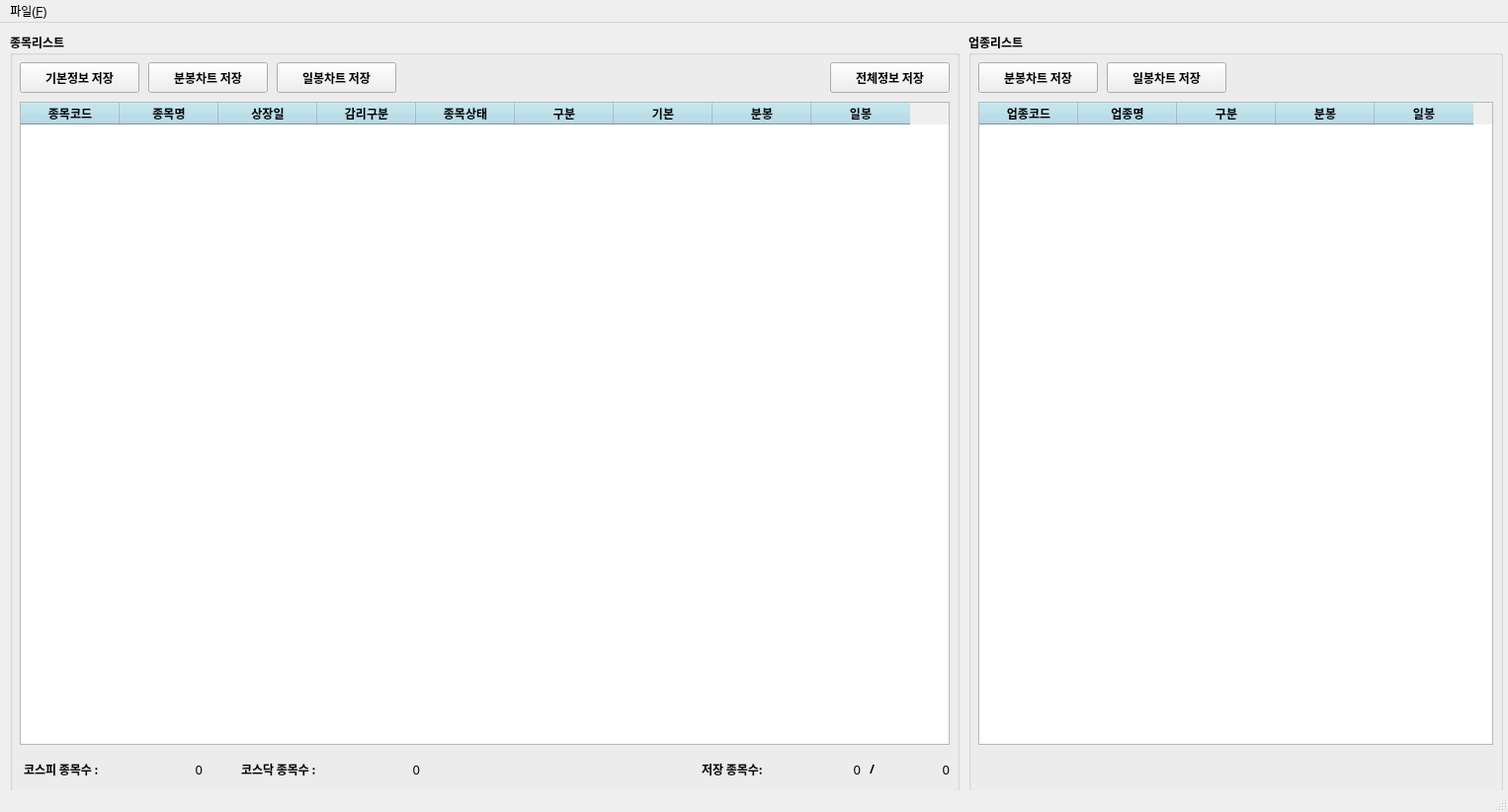
<?xml version="1.0" encoding="UTF-8"?>
<ui version="4.0">
 <class>MainWindow</class>
 <widget class="QMainWindow" name="MainWindow">
  <property name="geometry">
   <rect>
    <x>0</x>
    <y>0</y>
    <width>1526</width>
    <height>822</height>
   </rect>
  </property>
  <property name="sizePolicy">
   <sizepolicy hsizetype="Fixed" vsizetype="Fixed">
    <horstretch>0</horstretch>
    <verstretch>0</verstretch>
   </sizepolicy>
  </property>
  <property name="minimumSize">
   <size>
    <width>1526</width>
    <height>822</height>
   </size>
  </property>
  <property name="maximumSize">
   <size>
    <width>1526</width>
    <height>822</height>
   </size>
  </property>
  <property name="windowTitle">
   <string>주식시장 DB 관리</string>
  </property>
  <property name="windowIcon">
   <iconset>
    <normaloff>../../../Users/user/.designer/backup/ArtificialIntelligence.png</normaloff>../../../Users/user/.designer/backup/ArtificialIntelligence.png</iconset>
  </property>
  <widget class="QWidget" name="centralwidget">
   <widget class="QGroupBox" name="groupBox">
    <property name="geometry">
     <rect>
      <x>10</x>
      <y>10</y>
      <width>961</width>
      <height>771</height>
     </rect>
    </property>
    <property name="font">
     <font>
      <family>Agency FB</family>
      <weight>75</weight>
      <bold>true</bold>
     </font>
    </property>
    <property name="title">
     <string>종목리스트</string>
    </property>
    <widget class="QTableWidget" name="marketTable">
     <property name="geometry">
      <rect>
       <x>10</x>
       <y>70</y>
       <width>941</width>
       <height>651</height>
      </rect>
     </property>
     <property name="styleSheet">
      <string notr="true">QHeaderView::section
{
background-color:lightblue;
}</string>
     </property>
     <property name="selectionMode">
      <enum>QAbstractItemView::SingleSelection</enum>
     </property>
     <property name="selectionBehavior">
      <enum>QAbstractItemView::SelectRows</enum>
     </property>
     <attribute name="verticalHeaderVisible">
      <bool>false</bool>
     </attribute>
     <column>
      <property name="text">
       <string>종목코드</string>
      </property>
     </column>
     <column>
      <property name="text">
       <string>종목명</string>
      </property>
     </column>
     <column>
      <property name="text">
       <string>상장일</string>
      </property>
     </column>
     <column>
      <property name="text">
       <string>감리구분</string>
      </property>
     </column>
     <column>
      <property name="text">
       <string>종목상태</string>
      </property>
     </column>
     <column>
      <property name="text">
       <string>구분</string>
      </property>
     </column>
     <column>
      <property name="text">
       <string>기본</string>
      </property>
     </column>
     <column>
      <property name="text">
       <string>분봉</string>
      </property>
     </column>
     <column>
      <property name="text">
       <string>일봉</string>
      </property>
     </column>
    </widget>
    <widget class="QLabel" name="label_2">
     <property name="geometry">
      <rect>
       <x>700</x>
       <y>730</y>
       <width>91</width>
       <height>31</height>
      </rect>
     </property>
     <property name="font">
      <font>
       <weight>75</weight>
       <bold>true</bold>
      </font>
     </property>
     <property name="text">
      <string>저장 종목수:</string>
     </property>
    </widget>
    <widget class="QLabel" name="totalcntLabel">
     <property name="geometry">
      <rect>
       <x>880</x>
       <y>730</y>
       <width>71</width>
       <height>31</height>
      </rect>
     </property>
     <property name="font">
      <font>
       <family>맑은 고딕</family>
       <pointsize>10</pointsize>
       <weight>50</weight>
       <bold>false</bold>
      </font>
     </property>
     <property name="text">
      <string>0</string>
     </property>
     <property name="alignment">
      <set>Qt::AlignRight|Qt::AlignTrailing|Qt::AlignVCenter</set>
     </property>
    </widget>
    <widget class="QLabel" name="label_3">
     <property name="geometry">
      <rect>
       <x>14</x>
       <y>730</y>
       <width>111</width>
       <height>31</height>
      </rect>
     </property>
     <property name="font">
      <font>
       <weight>75</weight>
       <bold>true</bold>
      </font>
     </property>
     <property name="text">
      <string>코스피 종목수 :</string>
     </property>
    </widget>
    <widget class="QLabel" name="kospicntLabel">
     <property name="geometry">
      <rect>
       <x>124</x>
       <y>730</y>
       <width>71</width>
       <height>31</height>
      </rect>
     </property>
     <property name="font">
      <font>
       <family>맑은 고딕</family>
       <pointsize>10</pointsize>
       <weight>50</weight>
       <bold>false</bold>
      </font>
     </property>
     <property name="text">
      <string>0</string>
     </property>
     <property name="alignment">
      <set>Qt::AlignRight|Qt::AlignTrailing|Qt::AlignVCenter</set>
     </property>
    </widget>
    <widget class="QLabel" name="kosdaqcntLabel">
     <property name="geometry">
      <rect>
       <x>344</x>
       <y>730</y>
       <width>71</width>
       <height>31</height>
      </rect>
     </property>
     <property name="font">
      <font>
       <family>맑은 고딕</family>
       <pointsize>10</pointsize>
       <weight>50</weight>
       <bold>false</bold>
      </font>
     </property>
     <property name="text">
      <string>0</string>
     </property>
     <property name="alignment">
      <set>Qt::AlignRight|Qt::AlignTrailing|Qt::AlignVCenter</set>
     </property>
    </widget>
    <widget class="QLabel" name="label_4">
     <property name="geometry">
      <rect>
       <x>234</x>
       <y>730</y>
       <width>111</width>
       <height>31</height>
      </rect>
     </property>
     <property name="font">
      <font>
       <weight>75</weight>
       <bold>true</bold>
      </font>
     </property>
     <property name="text">
      <string>코스닥 종목수 :</string>
     </property>
    </widget>
    <widget class="QPushButton" name="save_stocks_infoPushButton">
     <property name="geometry">
      <rect>
       <x>10</x>
       <y>30</y>
       <width>121</width>
       <height>31</height>
      </rect>
     </property>
     <property name="text">
      <string>기본정보 저장</string>
     </property>
    </widget>
    <widget class="QLabel" name="label_5">
     <property name="geometry">
      <rect>
       <x>870</x>
       <y>730</y>
       <width>16</width>
       <height>31</height>
      </rect>
     </property>
     <property name="font">
      <font>
       <weight>75</weight>
       <bold>true</bold>
      </font>
     </property>
     <property name="text">
      <string>/</string>
     </property>
    </widget>
    <widget class="QLabel" name="savedcntLabel">
     <property name="geometry">
      <rect>
       <x>790</x>
       <y>730</y>
       <width>71</width>
       <height>31</height>
      </rect>
     </property>
     <property name="font">
      <font>
       <family>맑은 고딕</family>
       <pointsize>10</pointsize>
       <weight>50</weight>
       <bold>false</bold>
      </font>
     </property>
     <property name="text">
      <string>0</string>
     </property>
     <property name="alignment">
      <set>Qt::AlignRight|Qt::AlignTrailing|Qt::AlignVCenter</set>
     </property>
    </widget>
    <widget class="QPushButton" name="save_stocks_min_chartPushButton">
     <property name="enabled">
      <bool>true</bool>
     </property>
     <property name="geometry">
      <rect>
       <x>140</x>
       <y>30</y>
       <width>121</width>
       <height>31</height>
      </rect>
     </property>
     <property name="text">
      <string>분봉차트 저장</string>
     </property>
    </widget>
    <widget class="QPushButton" name="save_stocks_day_chartPushButton">
     <property name="geometry">
      <rect>
       <x>270</x>
       <y>30</y>
       <width>121</width>
       <height>31</height>
      </rect>
     </property>
     <property name="text">
      <string>일봉차트 저장</string>
     </property>
    </widget>
    <widget class="QPushButton" name="save_allPushButton">
     <property name="geometry">
      <rect>
       <x>830</x>
       <y>30</y>
       <width>121</width>
       <height>31</height>
      </rect>
     </property>
     <property name="text">
      <string>전체정보 저장</string>
     </property>
    </widget>
   </widget>
   <widget class="QGroupBox" name="groupBox_2">
    <property name="geometry">
     <rect>
      <x>980</x>
      <y>10</y>
      <width>541</width>
      <height>771</height>
     </rect>
    </property>
    <property name="font">
     <font>
      <family>Agency FB</family>
      <weight>75</weight>
      <bold>true</bold>
     </font>
    </property>
    <property name="title">
     <string>업종리스트</string>
    </property>
    <widget class="QTableWidget" name="upjongTable">
     <property name="geometry">
      <rect>
       <x>10</x>
       <y>70</y>
       <width>521</width>
       <height>651</height>
      </rect>
     </property>
     <property name="styleSheet">
      <string notr="true">QHeaderView::section
{
background-color:lightblue;
}</string>
     </property>
     <property name="selectionMode">
      <enum>QAbstractItemView::SingleSelection</enum>
     </property>
     <property name="selectionBehavior">
      <enum>QAbstractItemView::SelectRows</enum>
     </property>
     <attribute name="verticalHeaderVisible">
      <bool>false</bool>
     </attribute>
     <column>
      <property name="text">
       <string>업종코드</string>
      </property>
     </column>
     <column>
      <property name="text">
       <string>업종명</string>
      </property>
     </column>
     <column>
      <property name="text">
       <string>구분</string>
      </property>
     </column>
     <column>
      <property name="text">
       <string>분봉</string>
      </property>
     </column>
     <column>
      <property name="text">
       <string>일봉</string>
      </property>
     </column>
    </widget>
    <widget class="QPushButton" name="save_upjong_min_chartPushButton">
     <property name="geometry">
      <rect>
       <x>10</x>
       <y>30</y>
       <width>121</width>
       <height>31</height>
      </rect>
     </property>
     <property name="text">
      <string>분봉차트 저장</string>
     </property>
    </widget>
    <widget class="QPushButton" name="save_upjong_day_chartPushButton">
     <property name="geometry">
      <rect>
       <x>140</x>
       <y>30</y>
       <width>121</width>
       <height>31</height>
      </rect>
     </property>
     <property name="text">
      <string>일봉차트 저장</string>
     </property>
    </widget>
   </widget>
  </widget>
  <widget class="QMenuBar" name="menuBar">
   <property name="geometry">
    <rect>
     <x>0</x>
     <y>0</y>
     <width>1526</width>
     <height>21</height>
    </rect>
   </property>
   <widget class="QMenu" name="file_menu">
    <property name="title">
     <string>파일(&amp;F)</string>
    </property>
    <addaction name="Connect_OpenAPI"/>
    <addaction name="Disconnect_OpenAPI"/>
    <addaction name="Exit"/>
   </widget>
   <addaction name="file_menu"/>
  </widget>
  <widget class="QStatusBar" name="statusBar"/>
  <action name="Exit">
   <property name="text">
    <string>끝내기(&amp;X)</string>
   </property>
  </action>
  <action name="Connect_OpenAPI">
   <property name="text">
    <string>Open API 접속</string>
   </property>
  </action>
  <action name="Disconnect_OpenAPI">
   <property name="text">
    <string>Open API 해지</string>
   </property>
  </action>
 </widget>
 <resources/>
 <connections/>
</ui>
